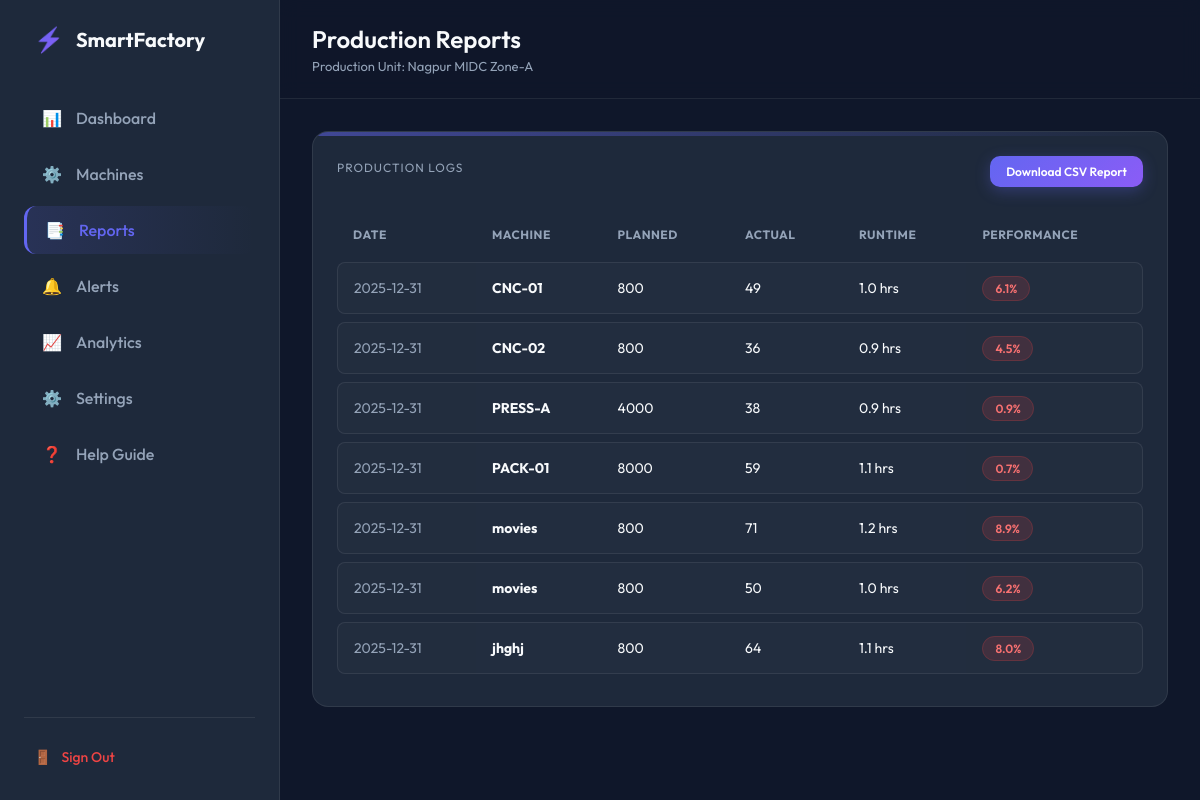
The app's page /reports (signed in) with its own data.
### tables this page shows
CREATE TABLE production_logs (id INTEGER PRIMARY KEY, machine_id INTEGER, date TEXT, planned_qty INTEGER, actual_qty INTEGER, runtime_hours REAL);

CREATE TABLE machines (id INTEGER PRIMARY KEY, name TEXT, type TEXT, capacity_per_hour INTEGER, status TEXT DEFAULT "Active");

### app.py (the view)
@app.route('/reports')
@login_required
def reports():
    conn = get_db_connection()
    logs = conn.execute('SELECT p.*, m.name as machine_name FROM production_logs p JOIN machines m ON p.machine_id = m.id ORDER BY p.date DESC').fetchall()
    return render_template('reports.html', active_page='reports', logs=logs)

### app.py (called while the page is built)
def login_required(f):
    from functools import wraps
    @wraps(f)
    def decorated_function(*args, **kwargs):
        if 'user_id' not in session: return redirect(url_for('login'))
        return f(*args, **kwargs)
    return decorated_function

### database/db_manager.py (called while the page is built)
def get_db_connection():
    conn = sqlite3.connect(Config.DB_NAME)
    conn.row_factory = sqlite3.Row
    return conn

### templates/reports.html
{% extends "base.html" %}{% block title %}Production Reports{% endblock %}{% block content %}<div class="glass-card"><div style="display:flex; justify-content:space-between; align-items:center; margin-bottom:20px;"><span class="kpi-label">Production Logs</span><a href="{{ url_for('download_csv') }}" class="btn btn-glow" style="padding: 8px 16px; font-size:12px; text-decoration:none;">Download CSV Report</a></div><table><thead><tr><th>Date</th><th>Machine</th><th>Planned</th><th>Actual</th><th>Runtime</th><th>Performance</th></tr></thead><tbody>{% for log in logs %}<tr><td style="color:var(--text-muted);">{{ log.date }}</td><td><strong>{{ log.machine_name }}</strong></td><td>{{ log.planned_qty }}</td><td>{{ log.actual_qty }}</td><td>{{ log.runtime_hours }} hrs</td><td>{% set eff = (log.actual_qty / log.planned_qty * 100)|round(1) if log.planned_qty > 0 else 0 %}<span class="status-badge {% if eff < 75 %}status-Critical{% else %}status-Good{% endif %}">{{ eff }}%</span></td></tr>{% endfor %}</tbody></table></div>{% endblock %}

### static/css/style.css (style rules this page uses)
:root { --primary: #6366f1; --primary-dark: #4f46e5; --secondary: #8b5cf6; --bg-dark: #0f172a; --bg-panel: #1e293b; --text-main: #f8fafc; --text-muted: #94a3b8; --success: #10b981; --warning: #f59e0b; --danger: #ef4444; --border: rgba(255, 255, 255, 0.08); }
* { box-sizing: border-box; transition: all 0.2s ease-in-out; }
body { margin: 0; font-family: 'Outfit', sans-serif; background-color: var(--bg-dark); color: var(--text-main); height: 100vh; overflow: hidden; }
.btn { padding: 10px 20px; border-radius: 10px; border: none; font-weight: 600; cursor: pointer; font-family: 'Outfit', sans-serif; display: flex; align-items: center; gap: 8px; }
.btn-glow { background: linear-gradient(135deg, var(--primary), var(--secondary)); color: white; box-shadow: 0 4px 15px rgba(99, 102, 241, 0.3); }
.glass-card { background: var(--bg-panel); border: 1px solid var(--border); border-radius: 16px; padding: 24px; position: relative; overflow: hidden; }
.glass-card::before { content: ''; position: absolute; top: 0; left: 0; width: 100%; height: 4px; background: linear-gradient(90deg, var(--primary), transparent); opacity: 0.5; }
.kpi-label { font-size: 12px; text-transform: uppercase; letter-spacing: 1px; color: var(--text-muted); margin-bottom: 8px; display: block; }
table { width: 100%; border-collapse: separate; border-spacing: 0 8px; }
th { text-align: left; padding: 12px 16px; color: var(--text-muted); font-size: 12px; text-transform: uppercase; letter-spacing: 0.5px; }
td { background: rgba(255,255,255,0.02); padding: 16px; font-size: 14px; border-top: 1px solid var(--border); border-bottom: 1px solid var(--border); }
td:first-child { border-left: 1px solid var(--border); border-top-left-radius: 8px; border-bottom-left-radius: 8px; }
td:last-child { border-right: 1px solid var(--border); border-top-right-radius: 8px; border-bottom-right-radius: 8px; }
.status-badge { padding: 4px 12px; border-radius: 20px; font-size: 12px; font-weight: 600; }
.status-Critical { background: rgba(239, 68, 68, 0.15); color: #f87171; border: 1px solid rgba(239, 68, 68, 0.2); }

### records on screen
production_logs: date "2025-12-31", machine_name "CNC-01", planned_qty "800", actual_qty "49", runtime_hours "1.0", eff "6.1"
production_logs: date "2025-12-31", machine_name "CNC-02", planned_qty "800", actual_qty "36", runtime_hours "0.9", eff "4.5"
production_logs: date "2025-12-31", machine_name "PRESS-A", planned_qty "4000", actual_qty "38", runtime_hours "0.9"
production_logs: date "2025-12-31", machine_name "PACK-01", planned_qty "8000", actual_qty "59", runtime_hours "1.1", eff "0.7"
production_logs: date "2025-12-31", machine_name "movies", planned_qty "800", actual_qty "71", runtime_hours "1.2", eff "8.9"
production_logs: date "2025-12-31", machine_name "movies", planned_qty "800", actual_qty "50", runtime_hours "1.0", eff "6.2"
production_logs: date "2025-12-31", machine_name "jhghj", planned_qty "800", actual_qty "64", runtime_hours "1.1", eff "8.0"
